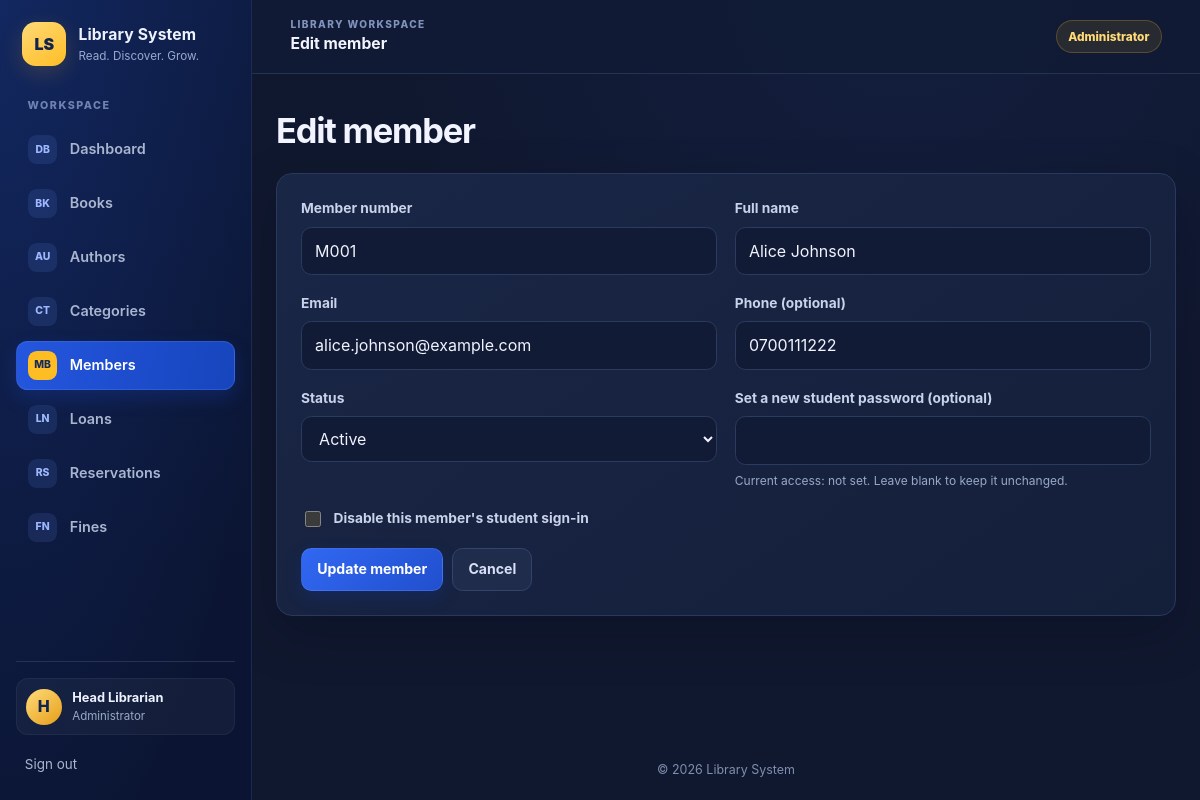
The page /members/edit.php?id=1 (signed in) on the database its author committed.
### tables this page shows
CREATE TABLE members (
    member_id INT AUTO_INCREMENT PRIMARY KEY,
    member_number VARCHAR(20) NOT NULL UNIQUE,
    full_name VARCHAR(100) NOT NULL,
    email VARCHAR(120) NOT NULL UNIQUE,
    password_hash VARCHAR(255) NULL,
    phone VARCHAR(20),
    status ENUM('active','suspended') DEFAULT 'active',
    date_joined DATE NOT NULL DEFAULT (CURRENT_DATE)
);

### includes/functions.php (called while the page is built, shortened)
<?php
function e($string) {
    return htmlspecialchars($string ?? '', ENT_QUOTES, 'UTF-8');
}

### members/edit.php (the view, shortened to what this page needs)
<?php
require_once '../config/database.php';
require_once '../includes/functions.php';
$memberId = filter_input(INPUT_GET, 'id', FILTER_VALIDATE_INT);
$stmt = $pdo->prepare('SELECT * FROM members WHERE member_id = ?');
$stmt->execute([$memberId]);
$member = $stmt->fetch();
$disableStudentLogin = false;
require '../includes/header.php';
require '../includes/navbar.php';
?>
<main class="container">
    <header class="page-heading"><h1>Edit member</h1></header>
    <form class="card form-grid" method="post">
        <div class="field">
            <label for="member_number">Member number</label>
            <input id="member_number" name="member_number" maxlength="20" required value="<?= e($member['member_number']) ?>">
        </div>
        <div class="field">
            <label for="full_name">Full name</label>
            <input id="full_name" name="full_name" maxlength="100" required value="<?= e($member['full_name']) ?>">
        </div>
        <div class="field">
            <label for="email">Email</label>
            <input id="email" name="email" type="email" maxlength="120" required value="<?= e($member['email']) ?>">
        </div>
        <div class="field">
            <label for="phone">Phone (optional)</label>
            <input id="phone" name="phone" maxlength="20" value="<?= e($member['phone']) ?>">
        </div>
        <div class="field">
            <label for="status">Status</label>
            <select id="status" name="status">
                <option value="active"<?= $member['status'] === 'active' ? ' selected' : '' ?>>Active</option>
            </select>
        </div>
        <div class="field">
            <label for="student_password">Set a new student password (optional)</label>
            <input id="student_password" name="student_password" type="password"
                   autocomplete="new-password" minlength="8" maxlength="72">
            <small>Current access: <?= $member['password_hash'] ? 'enabled' : 'not set' ?>. Leave blank to keep it unchanged.</small>
        </div>
        <div class="field field-full">
            <label class="checkbox-field">
                <input type="checkbox" name="disable_student_login" value="1"
                       <?= $disableStudentLogin ? 'checked' : '' ?>>
                Disable this member's student sign-in
            </label>
        </div>
        <div class="field-full form-actions">
            <button class="button" type="submit">Update member</button>
            <a class="button button-secondary" href="index.php">Cancel</a>
        </div>
    </form>
</main>
<?php require '../includes/footer.php'; ?>

### assets/css/style.css (style rules this page uses)
:root { color-scheme: dark; font-family: Inter, "Segoe UI", Arial, sans-serif; background: #10182f; color: #eef2ff; font-synthesis: none; text-rendering: optimizeLegibility; --bg: #10182f; --sidebar: #0b1533; --surface: #151f3b; --surface-raised: #1b2849; --border: #29385d; --text: #eef2ff; --muted: #9aa8c7; --blue: #285bea; --gold: #ffbd24; --red: #ed6871; --green: #63d3ac; --shadow: 0 18px 50px rgb(3 9 25 / 25%); }
* { box-sizing: border-box; }
html { min-width: 320px; scroll-behavior: smooth; }
body { min-width: 320px; min-height: 100vh; margin: 0; color: var(--text); background: radial-gradient(ellipse at 75% 0%, rgb(42 82 190 / 11%), transparent 32rem), var(--bg); line-height: 1.55; }
a { color: #75a0ff; text-decoration: none; text-underline-offset: 3px; }
.container { width: min(1440px, calc(100% - clamp(1.25rem, 4vw, 3.5rem))); margin: clamp(1.25rem, 3vw, 2.25rem) auto; }
.page-heading { display: flex; flex-wrap: wrap; align-items: center; justify-content: space-between; gap: 1rem; margin-bottom: 1.35rem; }
.page-heading h1 { margin: 0; color: #f2f5ff; font-size: clamp(1.6rem, 3vw, 2.15rem); letter-spacing: -0.035em; line-height: 1.2; }
.card, .table-wrap { background: linear-gradient(145deg, rgb(26 39 71 / 95%), rgb(20 31 58 / 98%)); border: 1px solid var(--border); border-radius: 1rem; box-shadow: var(--shadow); }
.card { padding: clamp(1rem, 2.5vw, 1.5rem); }
.form-grid { display: grid; grid-template-columns: repeat(2, minmax(0, 1fr)); gap: 1.1rem; }
.field { display: flex; min-width: 0; flex-direction: column; gap: 0.45rem; }
.field-full { grid-column: 1 / -1; }
label { color: #c8d2ea; font-size: 0.86rem; font-weight: 700; }
input, select, textarea { width: 100%; min-height: 2.75rem; padding: 0.68rem 0.82rem; color: #f0f3ff; font: inherit; background: #111b35; border: 1px solid #2b3a5f; border-radius: 0.65rem; transition: border-color 150ms ease, box-shadow 150ms ease; }
input::placeholder, textarea::placeholder { color: #7383a6; }
input[type="checkbox"] { width: 1rem; min-height: auto; height: 1rem; accent-color: var(--blue); }
.checkbox-field { display: flex; align-items: center; gap: 0.6rem; }
.field small { color: var(--muted); font-size: 0.75rem; }
.form-actions, .actions { display: flex; flex-wrap: wrap; align-items: center; gap: 0.55rem; }
.button { display: inline-flex; min-height: 2.6rem; align-items: center; justify-content: center; gap: 0.4rem; padding: 0.6rem 0.95rem; color: #fff; font: inherit; font-size: 0.88rem; font-weight: 750; text-align: center; text-decoration: none; background: linear-gradient(135deg, #3168f2, #214fce); border: 1px solid rgb(144 173 255 / 18%); border-radius: 0.65rem; box-shadow: 0 7px 16px rgb(17 54 160 / 27%); cursor: pointer; transition: transform 150ms ease, filter 150ms ease, box-shadow 150ms ease; }
.button-secondary { color: #d7e0f6; background: #202c4c; border-color: #34446b; box-shadow: none; }

### rows shown on the page
members: member_number "M001", full_name "Alice Johnson", email "alice.johnson@example.com", phone "0700111222", status "Active"

### other values the page prints
$item['icon'] "DB"
$item['label'] "Dashboard"
$item['icon'] "BK"
$item['label'] "Books"
$item['icon'] "AU"
$item['label'] "Authors"
$item['icon'] "CT"
$item['label'] "Categories"
$item['icon'] "MB"
$item['label'] "Members"
$item['icon'] "LN"
$item['label'] "Loans"
$item['icon'] "RS"
$item['label'] "Reservations"
$item['icon'] "FN"
